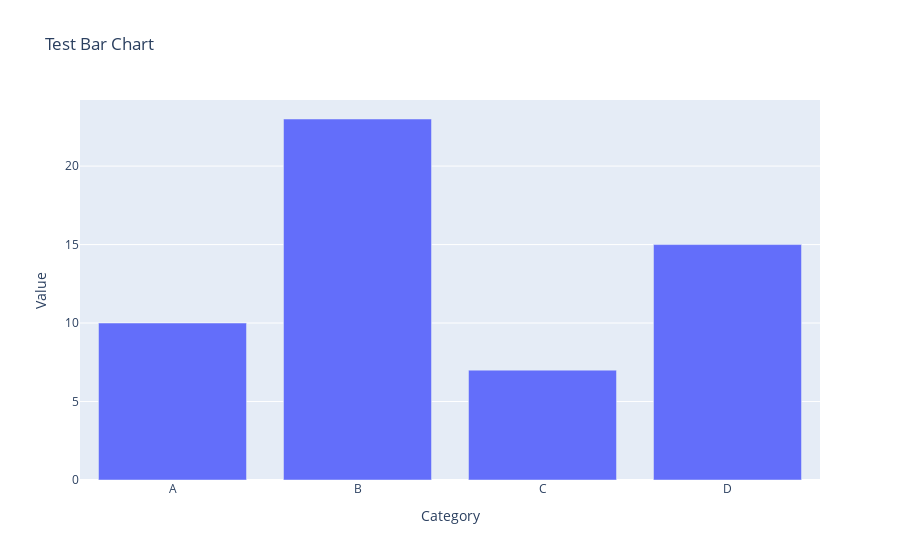

This figure's notebook cell:
### Code cell
import pandas as pd
import plotly.express as px

# Sample data
df = pd.DataFrame({
    "Category": ["A", "B", "C", "D"],
    "Value": [10, 23, 7, 15]
})

fig = px.bar(df, x="Category", y="Value", title="Test Bar Chart")
fig.show()

### Figure 1 — Plotly figure (JSON) as saved in the notebook; plotly's stock layout.template omitted (floating-point values rounded to 4 significant figures)
{"data": [{"hovertemplate": "Category=%{x}<br>Value=%{y}<extra></extra>", "legendgroup": "", "marker": {"color": "#636efa", "pattern": {"shape": ""}}, "name": "", "orientation": "v", "showlegend": false, "textposition": "auto", "type": "bar", "x": ["A", "B", "C", "D"], "xaxis": "x", "y": [10, 23, 7, 15], "yaxis": "y"}], "layout": {"barmode": "relative", "legend": {"tracegroupgap": 0}, "title": {"text": "Test Bar Chart"}, "xaxis": {"anchor": "y", "domain": [0, 1], "title": {"text": "Category"}}, "yaxis": {"anchor": "x", "domain": [0, 1], "title": {"text": "Value"}}}}
